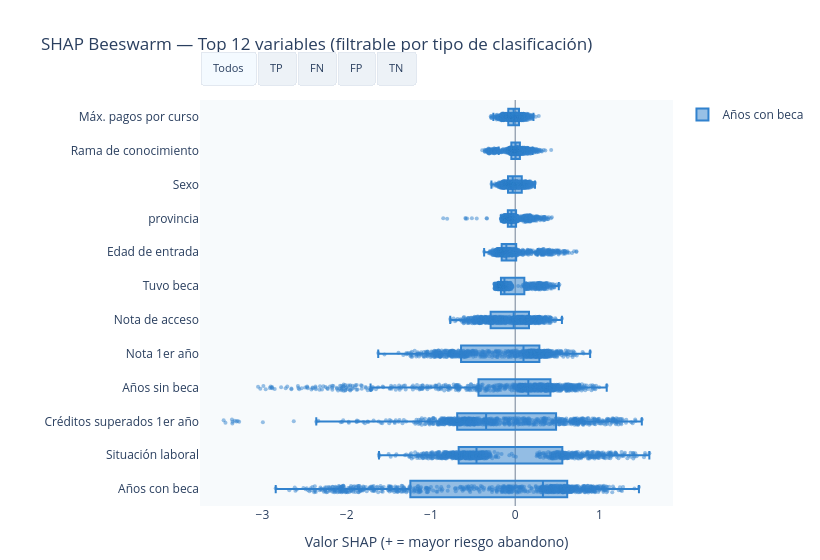

Notebook code cell kept with this figure:
### Code cell
# 5. GRÁFICO 2 — BEESWARM FILTRABLE POR TIPO DE CLASIFICACIÓN
# Cada punto = un alumno. Eje X = valor SHAP. Color = valor de la feature.
# Botones para filtrar por TP / FN / FP / TN / Todos.

# Top 12 features por importancia media
imp_media = np.abs(shap_matrix).mean(axis=0)
top12_idx = np.argsort(imp_media)[::-1][:12]
top12_names = [nombre_legible(feature_names[i]) for i in top12_idx]

# Muestra de 800 obs para no saturar
np.random.seed(42)
sample_idx = np.random.choice(len(X_test), min(800, len(X_test)), replace=False)

traces = []
tipos_orden = ['Todos', 'TP', 'FN', 'FP', 'TN']
colores_tipo = {'TP':'#27ae60','FN':'#e74c3c','FP':'#e67e22','TN':'#95a5a6','Todos':'#3182ce'}

for tipo in tipos_orden:
    if tipo == 'Todos':
        mask = np.ones(len(sample_idx), dtype=bool)
    else:
        mask = tipo_cls[sample_idx] == tipo

    si = sample_idx[mask]
    for j, fi in enumerate(top12_idx):
        fname = nombre_legible(feature_names[fi])
        sv = shap_matrix[si, fi]
        fv = X_test.iloc[si, fi].values
        traces.append(go.Box(
            x=sv, name=fname,
            orientation='h',
            marker=dict(color=colores_tipo[tipo], opacity=0.5, size=4),
            boxpoints='all', jitter=0.4, pointpos=0,
            visible=(tipo == 'Todos'),
            legendgroup=tipo,
            showlegend=(j==0),
            hovertemplate=f'<b>{fname}</b><br>SHAP: %{{x:.4f}}<extra>{tipo}</extra>',
        ))

n_feat = len(top12_idx)
n_tipos = len(tipos_orden)

# Botones para filtrar por tipo
buttons = []
for ti, tipo in enumerate(tipos_orden):
    vis = [False] * (n_feat * n_tipos)
    for j in range(n_feat):
        vis[ti * n_feat + j] = True
    buttons.append(dict(
        label=tipo, method='update',
        args=[{'visible': vis},
              {'title': f'SHAP Beeswarm — {tipo} ({(tipo_cls==tipo).sum() if tipo!="Todos" else len(tipo_cls)} alumnos)'}]
    ))

fig_bee = go.Figure(data=traces)
fig_bee.update_layout(
    title='SHAP Beeswarm — Top 12 variables (filtrable por tipo de clasificación)',
    xaxis=dict(title='Valor SHAP (+ = mayor riesgo abandono)', zeroline=True,
               zerolinecolor='#718096', zerolinewidth=1),
    height=560, width=820,
    plot_bgcolor='#f7fafc', paper_bgcolor='white',
    updatemenus=[dict(
        type='buttons', direction='right',
        x=0.0, y=1.12, xanchor='left',
        buttons=buttons,
        bgcolor='#edf2f7', bordercolor='#e2e8f0',
        font=dict(size=11),
    )],
    margin=dict(l=200, r=40, t=100, b=40),
)
fig_bee.show()
print('Beeswarm filtrable generado.')

### Figure 1 — Plotly figure (JSON) as saved in the notebook; plotly's stock layout.template omitted (floating-point values rounded to 4 significant figures; data arrays with more than 128 entries replaced by an {"elided": "..."} marker saying what was removed)
{"data": [{"boxpoints": "all", "hovertemplate": "<b>Años con beca</b><br>SHAP: %{x:.4f}<extra>Todos</extra>", "jitter": 0.4, "legendgroup": "Todos", "marker": {"color": "#3182ce", "opacity": 0.5, "size": 4}, "name": "Años con beca", "orientation": "h", "pointpos": 0, "showlegend": true, "type": "box", "visible": true, "x": {"elided": "800 float values"}}, {"boxpoints": "all", "hovertemplate": "<b>Situación laboral</b><br>SHAP: %{x:.4f}<extra>Todos</extra>", "jitter": 0.4, "legendgroup": "Todos", "marker": {"color": "#3182ce", "opacity": 0.5, "size": 4}, "name": "Situación laboral", "orientation": "h", "pointpos": 0, "showlegend": false, "type": "box", "visible": true, "x": {"elided": "800 float values"}}, {"boxpoints": "all", "hovertemplate": "<b>Créditos superados 1er año</b><br>SHAP: %{x:.4f}<extra>Todos</extra>", "jitter": 0.4, "legendgroup": "Todos", "marker": {"color": "#3182ce", "opacity": 0.5, "size": 4}, "name": "Créditos superados 1er año", "orientation": "h", "pointpos": 0, "showlegend": false, "type": "box", "visible": true, "x": {"elided": "800 float values"}}, {"boxpoints": "all", "hovertemplate": "<b>Años sin beca</b><br>SHAP: %{x:.4f}<extra>Todos</extra>", "jitter": 0.4, "legendgroup": "Todos", "marker": {"color": "#3182ce", "opacity": 0.5, "size": 4}, "name": "Años sin beca", "orientation": "h", "pointpos": 0, "showlegend": false, "type": "box", "visible": true, "x": {"elided": "800 float values"}}, {"boxpoints": "all", "hovertemplate": "<b>Nota 1er año</b><br>SHAP: %{x:.4f}<extra>Todos</extra>", "jitter": 0.4, "legendgroup": "Todos", "marker": {"color": "#3182ce", "opacity": 0.5, "size": 4}, "name": "Nota 1er año", "orientation": "h", "pointpos": 0, "showlegend": false, "type": "box", "visible": true, "x": {"elided": "800 float values"}}, {"boxpoints": "all", "hovertemplate": "<b>Nota de acceso</b><br>SHAP: %{x:.4f}<extra>Todos</extra>", "jitter": 0.4, "legendgroup": "Todos", "marker": {"color": "#3182ce", "opacity": 0.5, "size": 4}, "name": "Nota de acceso", "orientation": "h", "pointpos": 0, "showlegend": false, "type": "box", "visible": true, "x": {"elided": "800 float values"}}, {"boxpoints": "all", "hovertemplate": "<b>Tuvo beca</b><br>SHAP: %{x:.4f}<extra>Todos</extra>", "jitter": 0.4, "legendgroup": "Todos", "marker": {"color": "#3182ce", "opacity": 0.5, "size": 4}, "name": "Tuvo beca", "orientation": "h", "pointpos": 0, "showlegend": false, "type": "box", "visible": true, "x": {"elided": "800 float values"}}, {"boxpoints": "all", "hovertemplate": "<b>Edad de entrada</b><br>SHAP: %{x:.4f}<extra>Todos</extra>", "jitter": 0.4, "legendgroup": "Todos", "marker": {"color": "#3182ce", "opacity": 0.5, "size": 4}, "name": "Edad de entrada", "orientation": "h", "pointpos": 0, "showlegend": false, "type": "box", "visible": true, "x": {"elided": "800 float values"}}, {"boxpoints": "all", "hovertemplate": "<b>provincia</b><br>SHAP: %{x:.4f}<extra>Todos</extra>", "jitter": 0.4, "legendgroup": "Todos", "marker": {"color": "#3182ce", "opacity": 0.5, "size": 4}, "name": "provincia", "orientation": "h", "pointpos": 0, "showlegend": false, "type": "box", "visible": true, "x": {"elided": "800 float values"}}, {"boxpoints": "all", "hovertemplate": "<b>Sexo</b><br>SHAP: %{x:.4f}<extra>Todos</extra>", "jitter": 0.4, "legendgroup": "Todos", "marker": {"color": "#3182ce", "opacity": 0.5, "size": 4}, "name": "Sexo", "orientation": "h", "pointpos": 0, "showlegend": false, "type": "box", "visible": true, "x": {"elided": "800 float values"}}, {"boxpoints": "all", "hovertemplate": "<b>Rama de conocimiento</b><br>SHAP: %{x:.4f}<extra>Todos</extra>", "jitter": 0.4, "legendgroup": "Todos", "marker": {"color": "#3182ce", "opacity": 0.5, "size": 4}, "name": "Rama de conocimiento", "orientation": "h", "pointpos": 0, "showlegend": false, "type": "box", "visible": true, "x": {"elided": "800 float values"}}, {"boxpoints": "all", "hovertemplate": "<b>Máx. pagos por curso</b><br>SHAP: %{x:.4f}<extra>Todos</extra>", "jitter": 0.4, "legendgroup": "Todos", "marker": {"color": "#3182ce", "opacity": 0.5, "size": 4}, "name": "Máx. pagos por curso", "orientation": "h", "pointpos": 0, "showlegend": false, "type": "box", "visible": true, "x": {"elided": "800 float values"}}, {"boxpoints": "all", "hovertemplate": "<b>Años con beca</b><br>SHAP: %{x:.4f}<extra>TP</extra>", "jitter": 0.4, "legendgroup": "TP", "marker": {"color": "#27ae60", "opacity": 0.5, "size": 4}, "name": "Años con beca", "orientation": "h", "pointpos": 0, "showlegend": true, "type": "box", "visible": false, "x": {"elided": "181 float values"}}, {"boxpoints": "all", "hovertemplate": "<b>Situación laboral</b><br>SHAP: %{x:.4f}<extra>TP</extra>", "jitter": 0.4, "legendgroup": "TP", "marker": {"color": "#27ae60", "opacity": 0.5, "size": 4}, "name": "Situación laboral", "orientation": "h", "pointpos": 0, "showlegend": false, "type": "box", "visible": false, "x": {"elided": "181 float values"}}, {"boxpoints": "all", "hovertemplate": "<b>Créditos superados 1er año</b><br>SHAP: %{x:.4f}<extra>TP</extra>", "jitter": 0.4, "legendgroup": "TP", "marker": {"color": "#27ae60", "opacity": 0.5, "size": 4}, "name": "Créditos superados 1er año", "orientation": "h", "pointpos": 0, "showlegend": false, "type": "box", "visible": false, "x": {"elided": "181 float values"}}, {"boxpoints": "all", "hovertemplate": "<b>Años sin beca</b><br>SHAP: %{x:.4f}<extra>TP</extra>", "jitter": 0.4, "legendgroup": "TP", "marker": {"color": "#27ae60", "opacity": 0.5, "size": 4}, "name": "Años sin beca", "orientation": "h", "pointpos": 0, "showlegend": false, "type": "box", "visible": false, "x": {"elided": "181 float values"}}, {"boxpoints": "all", "hovertemplate": "<b>Nota 1er año</b><br>SHAP: %{x:.4f}<extra>TP</extra>", "jitter": 0.4, "legendgroup": "TP", "marker": {"color": "#27ae60", "opacity": 0.5, "size": 4}, "name": "Nota 1er año", "orientation": "h", "pointpos": 0, "showlegend": false, "type": "box", "visible": false, "x": {"elided": "181 float values"}}, {"boxpoints": "all", "hovertemplate": "<b>Nota de acceso</b><br>SHAP: %{x:.4f}<extra>TP</extra>", "jitter": 0.4, "legendgroup": "TP", "marker": {"color": "#27ae60", "opacity": 0.5, "size": 4}, "name": "Nota de acceso", "orientation": "h", "pointpos": 0, "showlegend": false, "type": "box", "visible": false, "x": {"elided": "181 float values"}}, {"boxpoints": "all", "hovertemplate": "<b>Tuvo beca</b><br>SHAP: %{x:.4f}<extra>TP</extra>", "jitter": 0.4, "legendgroup": "TP", "marker": {"color": "#27ae60", "opacity": 0.5, "size": 4}, "name": "Tuvo beca", "orientation": "h", "pointpos": 0, "showlegend": false, "type": "box", "visible": false, "x": {"elided": "181 float values"}}, {"boxpoints": "all", "hovertemplate": "<b>Edad de entrada</b><br>SHAP: %{x:.4f}<extra>TP</extra>", "jitter": 0.4, "legendgroup": "TP", "marker": {"color": "#27ae60", "opacity": 0.5, "size": 4}, "name": "Edad de entrada", "orientation": "h", "pointpos": 0, "showlegend": false, "type": "box", "visible": false, "x": {"elided": "181 float values"}}, {"boxpoints": "all", "hovertemplate": "<b>provincia</b><br>SHAP: %{x:.4f}<extra>TP</extra>", "jitter": 0.4, "legendgroup": "TP", "marker": {"color": "#27ae60", "opacity": 0.5, "size": 4}, "name": "provincia", "orientation": "h", "pointpos": 0, "showlegend": false, "type": "box", "visible": false, "x": {"elided": "181 float values"}}, {"boxpoints": "all", "hovertemplate": "<b>Sexo</b><br>SHAP: %{x:.4f}<extra>TP</extra>", "jitter": 0.4, "legendgroup": "TP", "marker": {"color": "#27ae60", "opacity": 0.5, "size": 4}, "name": "Sexo", "orientation": "h", "pointpos": 0, "showlegend": false, "type": "box", "visible": false, "x": {"elided": "181 float values"}}, {"boxpoints": "all", "hovertemplate": "<b>Rama de conocimiento</b><br>SHAP: %{x:.4f}<extra>TP</extra>", "jitter": 0.4, "legendgroup": "TP", "marker": {"color": "#27ae60", "opacity": 0.5, "size": 4}, "name": "Rama de conocimiento", "orientation": "h", "pointpos": 0, "showlegend": false, "type": "box", "visible": false, "x": {"elided": "181 float values"}}, {"boxpoints": "all", "hovertemplate": "<b>Máx. pagos por curso</b><br>SHAP: %{x:.4f}<extra>TP</extra>", "jitter": 0.4, "legendgroup": "TP", "marker": {"color": "#27ae60", "opacity": 0.5, "size": 4}, "name": "Máx. pagos por curso", "orientation": "h", "pointpos": 0, "showlegend": false, "type": "box", "visible": false, "x": {"elided": "181 float values"}}, {"boxpoints": "all", "hovertemplate": "<b>Años con beca</b><br>SHAP: %{x:.4f}<extra>FN</extra>", "jitter": 0.4, "legendgroup": "FN", "marker": {"color": "#e74c3c", "opacity": 0.5, "size": 4}, "name": "Años con beca", "orientation": "h", "pointpos": 0, "showlegend": true, "type": "box", "visible": false, "x": [0.8105, -1.191, 0.7165, 0.02538, 0.2421, 0.9069, -2.271, -1.325, -1.397, 0.05401, -2.083, 0.5846, -1.252, 0.5916, 0.6107, 0.3495, 0.4594, 0.398, 0.8467, -1.762, 0.8027, 0.3053, 0.5823, 0.1486, 0.424, 0.5598, 0.4885, -1.0, 0.3928, 0.524, 0.01483, -0.3686, -0.8014, -1.417, -0.652, 0.4308, -2.075, 0.6769, 0.4138, -0.8646, -1.328, -2.036]}, {"boxpoints": "all", "hovertemplate": "<b>Situación laboral</b><br>SHAP: %{x:.4f}<extra>FN</extra>", "jitter": 0.4, "legendgroup": "FN", "marker": {"color": "#e74c3c", "opacity": 0.5, "size": 4}, "name": "Situación laboral", "orientation": "h", "pointpos": 0, "showlegend": false, "type": "box", "visible": false, "x": [-0.8487, -0.4875, -1.085, -0.8544, 0.3343, 0.6178, -0.7139, -0.6005, -0.4496, -0.4603, 0.908, 0.6104, -0.4962, -0.7942, -0.9957, -0.5325, 0.4254, -1.111, -1.054, 1.047, -0.979, 0.4708, 0.4367, -0.6503, -0.8474, -1.134, 0.5138, -0.6999, -0.4292, -0.7401, -0.7315, 0.4517, -0.3683, -0.6959, 0.818, -0.7457, -0.7086, 0.6361, -0.4122, -0.6634, -0.4399, -0.4211]}, {"boxpoints": "all", "hovertemplate": "<b>Créditos superados 1er año</b><br>SHAP: %{x:.4f}<extra>FN</extra>", "jitter": 0.4, "legendgroup": "FN", "marker": {"color": "#e74c3c", "opacity": 0.5, "size": 4}, "name": "Créditos superados 1er año", "orientation": "h", "pointpos": 0, "showlegend": false, "type": "box", "visible": false, "x": [-0.1317, 0.03623, 0.3559, -0.2079, -0.5276, -1.185, -0.05819, -0.8237, -0.4369, -0.6422, 0.09236, -0.5526, -0.5635, -0.5279, 0.3975, 1.195, -1.802, 0.4184, -1.048, 0.5278, -0.8914, -1.062, -1.784, -0.4797, 0.8184, 0.5262, -1.09, 1.104, -0.8023, -0.1268, -0.4623, -0.8672, -0.3655, 0.4353, -0.4738, 0.3464, 0.128, -0.4948, 0.5958, 1.315, 0.09666, 0.5882]}, {"boxpoints": "all", "hovertemplate": "<b>Años sin beca</b><br>SHAP: %{x:.4f}<extra>FN</extra>", "jitter": 0.4, "legendgroup": "FN", "marker": {"color": "#e74c3c", "opacity": 0.5, "size": 4}, "name": "Años sin beca", "orientation": "h", "pointpos": 0, "showlegend": false, "type": "box", "visible": false, "x": [0.4192, -0.02853, 0.6247, 0.4532, -0.8742, -0.3262, 0.4445, 0.3007, 0.1429, -1.351, -0.009587, -3.052, 0.1842, -2.47, 0.5129, -1.371, 0.3856, 0.4321, -0.4093, 0.5823, -0.1929, -0.1899, -0.663, 0.4388, -1.712, 0.4711, -0.6696, -0.01582, -1.042, -2.418, 0.4381, -0.3162, -0.04246, 0.3416, -0.4899, 0.1292, 0.2306, -0.7963, -1.958, 0.3135, 0.2322, 0.2793]}, {"boxpoints": "all", "hovertemplate": "<b>Nota 1er año</b><br>SHAP: %{x:.4f}<extra>FN</extra>", "jitter": 0.4, "legendgroup": "FN", "marker": {"color": "#e74c3c", "opacity": 0.5, "size": 4}, "name": "Nota 1er año", "orientation": "h", "pointpos": 0, "showlegend": false, "type": "box", "visible": false, "x": [-0.9371, 0.1798, -0.5704, 0.1873, -0.7558, -0.8156, 0.299, 0.2201, 0.2866, 0.1979, 0.1523, 0.09208, 0.1829, 0.06793, 0.3512, -0.05003, 0.324, 0.232, 0.1581, 0.4083, 0.3227, -1.116, 0.3008, -0.6239, 0.1017, 0.226, 0.2845, 0.1404, -0.7631, 0.466, -0.8992, -1.059, -0.4249, 0.1251, 0.4107, -0.8262, 0.1518, -1.227, 0.1662, 0.2787, 0.4198, 0.1351]}, {"boxpoints": "all", "hovertemplate": "<b>Nota de acceso</b><br>SHAP: %{x:.4f}<extra>FN</extra>", "jitter": 0.4, "legendgroup": "FN", "marker": {"color": "#e74c3c", "opacity": 0.5, "size": 4}, "name": "Nota de acceso", "orientation": "h", "pointpos": 0, "showlegend": false, "type": "box", "visible": false, "x": [-0.3632, 0.2728, -0.5624, -0.2687, 0.008467, 0.01765, 0.2138, 0.2812, -0.2874, -0.06437, 0.1771, -0.002728, -0.2448, 0.01666, -0.4857, 0.2725, 0.08546, -0.4991, 0.07412, -0.2808, 0.1222, 0.02181, 0.03372, -0.3888, -0.003153, 0.1198, -0.03558, 0.2514, 0.3095, -0.07009, -0.3217, 0.07751, -0.4039, 0.354, -0.232, -0.4719, 0.2814, 0.0872, 0.1576, -0.4902, -0.2941, 0.2566]}, {"boxpoints": "all", "hovertemplate": "<b>Tuvo beca</b><br>SHAP: %{x:.4f}<extra>FN</extra>", "jitter": 0.4, "legendgroup": "FN", "marker": {"color": "#e74c3c", "opacity": 0.5, "size": 4}, "name": "Tuvo beca", "orientation": "h", "pointpos": 0, "showlegend": false, "type": "box", "visible": false, "x": [-0.1701, -0.1066, -0.1195, -0.1082, -0.03617, 0.4631, -0.1263, -0.1208, -0.1718, -0.09849, -0.1118, 0.2001, -0.1808, 0.1146, -0.1533, -0.03717, -0.09503, -0.1138, 0.2573, -0.2001, 0.2404, -0.1563, 0.3066, -0.1707, 0.03506, 0.2745, 0.1856, -0.119, -0.1046, 0.14, -0.1695, -0.182, -0.1817, -0.1189, -0.171, -0.1604, -0.1357, 0.276, -0.06574, -0.1489, -0.1634, -0.128]}, {"boxpoints": "all", "hovertemplate": "<b>Edad de entrada</b><br>SHAP: %{x:.4f}<extra>FN</extra>", "jitter": 0.4, "legendgroup": "FN", "marker": {"color": "#e74c3c", "opacity": 0.5, "size": 4}, "name": "Edad de entrada", "orientation": "h", "pointpos": 0, "showlegend": false, "type": "box", "visible": false, "x": [-0.1607, -0.1551, -0.1054, -0.1488, 0.463, -0.2075, -0.1634, 0.01232, -0.1905, -0.2128, 0.1392, -0.2671, -0.1806, -0.2897, -0.1907, -0.1827, 0.2837, -0.1697, -0.151, -0.2132, 0.3833, 0.582, 0.5108, -0.1227, -0.276, -0.08707, 0.4812, -0.05697, -0.08905, -0.1999, -0.05491, 0.6987, -0.08725, 0.1902, -0.209, -0.04025, -0.1796, 0.4586, 0.02085, -0.1485, -0.1982, -0.05648]}, {"boxpoints": "all", "hovertemplate": "<b>provincia</b><br>SHAP: %{x:.4f}<extra>FN</extra>", "jitter": 0.4, "legendgroup": "FN", "marker": {"color": "#e74c3c", "opacity": 0.5, "size": 4}, "name": "provincia", "orientation": "h", "pointpos": 0, "showlegend": false, "type": "box", "visible": false, "x": [-0.07074, -0.05176, -0.05825, -0.02779, -0.04071, -0.01161, -0.1181, -0.1365, -0.1126, -0.06627, -0.07936, -0.05315, 0.2505, -0.04448, -0.04218, -0.0145, -0.06555, 0.1067, 0.1335, -0.09101, 0.1484, -0.04519, -0.03309, -0.1178, -0.0316, -0.8077, -0.3397, 0.1779, -0.07978, -0.02955, -0.1138, -0.05244, -0.1446, -0.06621, -0.04876, -0.03684, -0.1352, -0.002873, -0.02454, -0.07784, -0.09381, 0.005648]}, {"boxpoints": "all", "hovertemplate": "<b>Sexo</b><br>SHAP: %{x:.4f}<extra>FN</extra>", "jitter": 0.4, "legendgroup": "FN", "marker": {"color": "#e74c3c", "opacity": 0.5, "size": 4}, "name": "Sexo", "orientation": "h", "pointpos": 0, "showlegend": false, "type": "box", "visible": false, "x": [-0.05947, -0.04082, 0.07878, 0.16, -0.05469, -0.04103, -0.08058, 0.1257, -0.04463, 0.09256, 0.1614, 0.1432, -0.1001, -0.09816, -0.1322, -0.1351, 0.09512, -0.1291, -0.03645, -0.09933, -0.021, 0.01227, -0.07244, 0.06861, 0.1649, -0.03184, 0.09832, -0.08182, -0.05084, 0.1169, -0.1361, 0.05064, 0.003888, 0.126, -0.1481, -0.1481, -0.08798, -0.02171, 0.2071, -0.09258, -0.1245, -0.03389]}, {"boxpoints": "all", "hovertemplate": "<b>Rama de conocimiento</b><br>SHAP: %{x:.4f}<extra>FN</extra>", "jitter": 0.4, "legendgroup": "FN", "marker": {"color": "#e74c3c", "opacity": 0.5, "size": 4}, "name": "Rama de conocimiento", "orientation": "h", "pointpos": 0, "showlegend": false, "type": "box", "visible": false, "x": [0.09065, 0.04393, -0.003214, 0.02832, 0.01841, -0.1519, 0.01497, 0.07684, -0.06128, -0.04161, 0.1984, 0.09761, 0.1982, 0.1437, 0.02268, 0.0669, 0.1561, 0.006392, 0.0338, 0.003773, -0.04332, 0.1014, 0.006485, 0.2484, -0.1154, 0.009993, -0.03516, -0.00684, 0.01618, 0.01168, 0.008261, 0.2253, 0.2553, 0.1378, -0.01882, 0.08462, 0.02373, 0.02687, 0.009733, -0.009799, 0.1231, 0.03142]}, {"boxpoints": "all", "hovertemplate": "<b>Máx. pagos por curso</b><br>SHAP: %{x:.4f}<extra>FN</extra>", "jitter": 0.4, "legendgroup": "FN", "marker": {"color": "#e74c3c", "opacity": 0.5, "size": 4}, "name": "Máx. pagos por curso", "orientation": "h", "pointpos": 0, "showlegend": false, "type": "box", "visible": false, "x": [0.1401, -0.02131, 0.02635, 0.07351, 0.131, -0.03374, 0.04339, 0.08573, -0.1487, -0.1104, 0.09001, -0.1259, -0.227, -0.08128, -0.09785, 0.0609, 0.1511, -0.1815, -0.07917, -0.05982, 0.001682, 0.1439, -0.199, 0.06122, -0.06048, -0.005581, -0.04628, -0.03004, -0.06806, -0.0467, 0.01518, 0.1937, 0.01643, -0.1352, 0.1001, -0.1139, 0.09384, -0.06518, 0.07967, -0.06479, -0.08375, 0.1362]}, {"boxpoints": "all", "hovertemplate": "<b>Años con beca</b><br>SHAP: %{x:.4f}<extra>FP</extra>", "jitter": 0.4, "legendgroup": "FP", "marker": {"color": "#e67e22", "opacity": 0.5, "size": 4}, "name": "Años con beca", "orientation": "h", "pointpos": 0, "showlegend": true, "type": "box", "visible": false, "x": [0.6042, -0.177, 0.08095, 0.6645, -0.09669, -2.427, 0.8216, 0.5487, 0.2444, 0.5678, 0.5713, -1.185, 0.8681, 0.6647, 0.8846, 0.8384, -1.859, 0.7183, 0.03625, -2.367, -0.07241, 0.5447, 0.5735, 0.4671, 0.6051, -0.07917, 0.6611, 0.5895, 0.7091, 1.086, 0.3993, 0.5544, -1.15, 0.8238, -0.4093, -2.514, -0.2117, 0.4894, 0.2184, 0.5016, -1.492, 0.9868, 0.5702, 0.5719, -0.05036, 0.5654, 0.7746, 0.6556, 0.4782, 0.7072, 0.5936, 0.5834, 0.8789, 0.5069, 0.5215]}, {"boxpoints": "all", "hovertemplate": "<b>Situación laboral</b><br>SHAP: %{x:.4f}<extra>FP</extra>", "jitter": 0.4, "legendgroup": "FP", "marker": {"color": "#e67e22", "opacity": 0.5, "size": 4}, "name": "Situación laboral", "orientation": "h", "pointpos": 0, "showlegend": false, "type": "box", "visible": false, "x": [0.669, -0.7366, -0.6994, -0.5694, -0.3002, 1.069, -0.9681, -1.04, -0.7478, -1.031, -0.7342, -0.5098, -0.4528, 0.5046, -0.4576, -0.8588, -0.5916, -0.814, -0.7179, 0.9427, -0.5092, -0.9444, 0.5367, -0.7167, -1.042, -0.644, -0.9761, -0.7417, 0.5796, -0.732, 0.538, -0.9759, -0.5089, -0.7278, 0.857, 0.985, -0.5734, -0.8194, 0.4451, -0.9349, 0.7917, -0.5104, -0.8969, -0.8388, -0.6808, 0.4193, -0.6986, -0.8992, -1.006, 0.4871, -0.9287, -1.188, 0.4397, -1.005, -0.9969]}, {"boxpoints": "all", "hovertemplate": "<b>Créditos superados 1er año</b><br>SHAP: %{x:.4f}<extra>FP</extra>", "jitter": 0.4, "legendgroup": "FP", "marker": {"color": "#e67e22", "opacity": 0.5, "size": 4}, "name": "Créditos superados 1er año", "orientation": "h", "pointpos": 0, "showlegend": false, "type": "box", "visible": false, "x": [-0.7615, 0.6237, 0.1018, 0.7913, 0.7477, 1.2, 0.3312, 0.7101, 0.9471, 0.6782, 0.3621, 0.7805, 0.252, -1.681, -0.2414, 0.6609, 0.9435, 0.5653, 0.05282, 1.165, -0.4328, 0.45, 0.7281, 0.7445, 0.8512, 0.7661, 0.6537, 0.7333, -1.977, -0.4936, -1.131, 0.6688, 0.7778, 0.03742, 0.8093, 0.7991, 0.247, 0.446, -0.6192, 0.2674, 0.07329, -1.109, 0.5247, 1.145, -0.3646, -1.882, -0.2165, 0.802, 0.5343, -1.975, 0.5902, 0.883, -1.882, 0.5861, 0.2974]}, {"boxpoints": "all", "hovertemplate": "<b>Años sin beca</b><br>SHAP: %{x:.4f}<extra>FP</extra>", "jitter": 0.4, "legendgroup": "FP", "marker": {"color": "#e67e22", "opacity": 0.5, "size": 4}, "name": "Años sin beca", "orientation": "h", "pointpos": 0, "showlegend": false, "type": "box", "visible": false, "x": [0.684, 0.6012, 0.5031, 0.3873, -0.2418, 0.3538, -0.6753, 0.2992, 0.4033, 0.4446, 0.2791, 0.3071, 0.7468, -0.6728, 0.6084, 0.5745, 0.2542, 0.3743, 0.5446, 0.3753, 0.4917, 0.2793, -2.17, 0.3094, 0.2815, 0.5305, 0.3793, 0.3196, 0.5902, 0.7051, 0.4673, 0.3784, 0.309, 0.6067, 0.5397, 0.406, 0.6268, 0.24, -1.1, 0.2001, 0.529, 0.617, 0.3494, 0.2433, 0.5478, -0.5369, 0.685, 0.5037, 0.2115, -0.1288, 0.3758, 0.355, 0.6458, 0.2214, 0.2421]}, {"boxpoints": "all", "hovertemplate": "<b>Nota 1er año</b><br>SHAP: %{x:.4f}<extra>FP</extra>", "jitter": 0.4, "legendgroup": "FP", "marker": {"color": "#e67e22", "opacity": 0.5, "size": 4}, "name": "Nota 1er año", "orientation": "h", "pointpos": 0, "showlegend": false, "type": "box", "visible": false, "x": [-0.02245, 0.4508, 0.1345, -0.731, 0.3077, 0.1863, 0.4335, 0.3254, 0.609, 0.2238, 0.4524, 0.1869, 0.4302, 0.3754, 0.2627, -0.2129, 0.2999, 0.2334, 0.1837, -0.04781, 0.1927, 0.2813, -0.07931, -1.175, 0.2718, 0.3276, 0.3103, 0.6892, 0.2392, 0.5506, 0.3904, 0.1788, 0.3553, 0.009424, 0.4809, 0.1575, 0.3698, 0.3662, 0.2158, 0.3511, 0.1895, 0.1246, -0.2625, 0.3061, 0.2562, 0.6817, 0.2105, 0.2104, 0.4415, 0.2848, 0.23, 0.2956, 0.3251, 0.7022, 0.474]}, {"boxpoints": "all", "hovertemplate": "<b>Nota de acceso</b><br>SHAP: %{x:.4f}<extra>FP</extra>", "jitter": 0.4, "legendgroup": "FP", "marker": {"color": "#e67e22", "opacity": 0.5, "size": 4}, "name": "Nota de acceso", "orientation": "h", "pointpos": 0, "showlegend": false, "type": "box", "visible": false, "x": [-0.01289, 0.2939, 0.07877, 0.3329, -0.05877, -0.09488, 0.1782, 0.2682, -0.4193, 0.2537, -0.5527, 0.1143, 0.2632, 0.05564, 0.2702, 0.4818, 0.2453, 0.3605, 0.2852, -0.00727, 0.3516, 0.3206, 0.06721, 0.4073, -0.04311, -0.1466, 0.2387, 0.29, 0.1275, 0.08202, -0.2412, 0.4366, 0.1313, -0.4553, 0.1531, -0.08114, 0.3804, -0.459, 0.03322, -0.4181, 0.2049, 0.09595, 0.3529, -0.2795, 0.3845, -0.03531, -0.2181, 0.1856, -0.567, 0.03067, 0.2713, 0.3474, -0.008452, -0.3188, -0.4148]}, {"boxpoints": "all", "hovertemplate": "<b>Tuvo beca</b><br>SHAP: %{x:.4f}<extra>FP</extra>", "jitter": 0.4, "legendgroup": "FP", "marker": {"color": "#e67e22", "opacity": 0.5, "size": 4}, "name": "Tuvo beca", "orientation": "h", "pointpos": 0, "showlegend": false, "type": "box", "visible": false, "x": [-0.1647, -0.1141, -0.1329, -0.04621, -0.115, -0.09889, 0.3196, -0.03254, -0.09437, 0.1781, -0.1561, -0.0445, -0.08729, 0.3438, -0.1222, 0.2831, -0.06325, -0.1271, -0.127, -0.1155, -0.1489, -0.1382, 0.1393, -0.1151, 0.1262, -0.09151, -0.08738, -0.06707, -0.1541, 0.3806, -0.1512, -0.1074, -0.06466, -0.1834, -0.07264, -0.1082, -0.112, -0.1757, -0.08568, -0.1209, -0.1315, -0.1326, -0.1144, -0.1301, -0.1133, 0.2525, -0.1774, 0.1085, -0.1498, 0.316, -0.05631, -0.1004, 0.4183, -0.09764, -0.1231]}, {"boxpoints": "all", "hovertemplate": "<b>Edad de entrada</b><br>SHAP: %{x:.4f}<extra>FP</extra>", "jitter": 0.4, "legendgroup": "FP", "marker": {"color": "#e67e22", "opacity": 0.5, "size": 4}, "name": "Edad de entrada", "orientation": "h", "pointpos": 0, "showlegend": false, "type": "box", "visible": false, "x": [-0.006851, -0.1713, -0.1293, -0.09314, -0.163, -0.0778, -0.1895, -0.07331, -0.1148, -0.0247, -0.1406, 0.2664, -0.06141, 0.5893, -0.09544, 0.2572, 0.4038, -0.1478, -0.1897, -0.02832, -0.06275, -0.07393, 0.4205, -0.04698, -0.03588, -0.1239, -0.03633, 0.4407, -0.02486, 0.3517, 0.2748, -0.08332, -0.1021, -0.01731, 0.04138, -0.1033, 0.146, 0.4288, 0.5655, 0.09947, 0.4317, 0.04046, -0.1809, -0.1895, 0.1584, 0.4426, -0.182, -0.04266, -0.1273, 0.4394, -0.1594, -0.03474, 0.4257, -0.1106, -0.07185]}, {"boxpoints": "all", "hovertemplate": "<b>provincia</b><br>SHAP: %{x:.4f}<extra>FP</extra>", "jitter": 0.4, "legendgroup": "FP", "marker": {"color": "#e67e22", "opacity": 0.5, "size": 4}, "name": "provincia", "orientation": "h", "pointpos": 0, "showlegend": false, "type": "box", "visible": false, "x": [0.1051, -0.005078, -0.06605, 0.009117, -0.03382, -0.06925, -0.03055, 0.07577, -0.03761, 0.00379, -0.04251, 0.1937, 0.1274, -0.02921, -0.06059, 0.003904, 0.2716, 4.746e-05, -0.02637, -0.1101, 0.2021, -0.01968, 0.01252, 0.01444, 0.01099, -0.05454, -0.0141, -0.08033, 0.1034, -0.01888, -0.06198, -0.03456, 0.336, 0.1509, 0.1636, -0.07803, 0.1854, -0.0466, -0.07346, -0.04948, -0.0812, -0.05144, -0.02757, -0.01628, -0.0828, -0.03206, 0.1726, -0.01507, -0.04807, -0.03678, 0.01536, -0.06096, -0.03065, 0.1457, -0.02218]}, {"boxpoints": "all", "hovertemplate": "<b>Sexo</b><br>SHAP: %{x:.4f}<extra>FP</extra>", "jitter": 0.4, "legendgroup": "FP", "marker": {"color": "#e67e22", "opacity": 0.5, "size": 4}, "name": "Sexo", "orientation": "h", "pointpos": 0, "showlegend": false, "type": "box", "visible": false, "x": [-0.1834, -0.1282, 0.09886, 0.1795, -0.1527, 0.1539, 0.1664, 0.1787, 0.1482, -0.06836, -0.0936, 0.05949, -0.07927, 0.04223, -0.04556, -0.01572, 0.03083, 0.08018, -0.05202, 0.1446, -0.0204, -0.1913, -0.01705, -0.09079, 0.01566, 0.1474, 0.08699, 0.152, -0.1513, 0.01352, 0.02803, 0.05334, 0.1448, -0.05325, -0.2159, 0.1319, -0.05533, -0.1323, -0.1024, 0.1649, -0.1249, 0.0417, 0.05108, -0.1875, -0.08279, -0.06802, 0.1303, -0.05116, -0.1024, 0.005721, 0.1333, 0.1014, 0.02561, 0.1346, 0.1396]}, {"boxpoints": "all", "hovertemplate": "<b>Rama de conocimiento</b><br>SHAP: %{x:.4f}<extra>FP</extra>", "jitter": 0.4, "legendgroup": "FP", "marker": {"color": "#e67e22", "opacity": 0.5, "size": 4}, "name": "Rama de conocimiento", "orientation": "h", "pointpos": 0, "showlegend": false, "type": "box", "visible": false, "x": [-0.04788, 0.05204, 0.1424, 0.2089, 0.04291, 0.2567, 0.05521, -0.03088, 0.03979, 0.01839, 0.0495, 0.1226, 0.04697, 0.03403, 0.06883, 0.02671, 0.007537, -0.02104, 0.05758, -0.03868, 0.03879, 0.04731, 0.07119, -0.02245, 0.01643, 0.09163, 0.009624, -0.00923, 0.02774, 0.0587, 0.00929, -0.005333, 0.002407, -0.1989, 0.0214, 0.2676, 0.03128, -0.005686, 0.04498, 0.1486, 0.01326, -0.04026, -0.04213, -0.279, 0.04481, 0.09672, 0.08007, -0.04437, 0.02757, 0.0894, -0.06282, 0.06442, 0.03997, -0.03159, -0.01427]}, {"boxpoints": "all", "hovertemplate": "<b>Máx. pagos por curso</b><br>SHAP: %{x:.4f}<extra>FP</extra>", "jitter": 0.4, "legendgroup": "FP", "marker": {"color": "#e67e22", "opacity": 0.5, "size": 4}, "name": "Máx. pagos por curso", "orientation": "h", "pointpos": 0, "showlegend": false, "type": "box", "visible": false, "x": [0.07395, -0.05497, -0.114, -0.006811, -0.03565, 0.02179, -0.0002844, 0.01679, 0.1106, 0.01806, -0.07514, 0.05378, 0.07075, -0.1779, 0.03785, -0.04094, 0.08238, -0.1261, -0.02655, 0.07383, -0.06252, 0.01889, -0.04659, 0.01137, -0.09621, 0.1113, 0.0925, -0.01865, -0.008284, -0.08692, 0.07962, -0.06422, 0.1224, -0.02319, -0.0222, 0.06742, 0.06776, -0.001438, 0.1951, -0.05388, 0.07007, -0.01995, 8.37e-05, 0.01315, -0.002886, 0.1872, -0.08943, -0.04944, 0.1278, -0.08369, -0.0775, -0.03466, -0.1622, -0.005276, -0.0929]}, {"boxpoints": "all", "hovertemplate": "<b>Años con beca</b><br>SHAP: %{x:.4f}<extra>TN</extra>", "jitter": 0.4, "legendgroup": "TN", "marker": {"color": "#95a5a6", "opacity": 0.5, "size": 4}, "name": "Años con beca", "orientation": "h", "pointpos": 0, "showlegend": true, "type": "box", "visible": false, "x": {"elided": "522 float values"}}, {"boxpoints": "all", "hovertemplate": "<b>Situación laboral</b><br>SHAP: %{x:.4f}<extra>TN</extra>", "jitter": 0.4, "legendgroup": "TN", "marker": {"color": "#95a5a6", "opacity": 0.5, "size": 4}, "name": "Situación laboral", "orientation": "h", "pointpos": 0, "showlegend": false, "type": "box", "visible": false, "x": {"elided": "522 float values"}}, {"boxpoints": "all", "hovertemplate": "<b>Créditos superados 1er año</b><br>SHAP: %{x:.4f}<extra>TN</extra>", "jitter": 0.4, "legendgroup": "TN", "marker": {"color": "#95a5a6", "opacity": 0.5, "size": 4}, "name": "Créditos superados 1er año", "orientation": "h", "pointpos": 0, "showlegend": false, "type": "box", "visible": false, "x": {"elided": "522 float values"}}, {"boxpoints": "all", "hovertemplate": "<b>Años sin beca</b><br>SHAP: %{x:.4f}<extra>TN</extra>", "jitter": 0.4, "legendgroup": "TN", "marker": {"color": "#95a5a6", "opacity": 0.5, "size": 4}, "name": "Años sin beca", "orientation": "h", "pointpos": 0, "showlegend": false, "type": "box", "visible": false, "x": {"elided": "522 float values"}}, {"boxpoints": "all", "hovertemplate": "<b>Nota 1er año</b><br>SHAP: %{x:.4f}<extra>TN</extra>", "jitter": 0.4, "legendgroup": "TN", "marker": {"color": "#95a5a6", "opacity": 0.5, "size": 4}, "name": "Nota 1er año", "orientation": "h", "pointpos": 0, "showlegend": false, "type": "box", "visible": false, "x": {"elided": "522 float values"}}, {"boxpoints": "all", "hovertemplate": "<b>Nota de acceso</b><br>SHAP: %{x:.4f}<extra>TN</extra>", "jitter": 0.4, "legendgroup": "TN", "marker": {"color": "#95a5a6", "opacity": 0.5, "size": 4}, "name": "Nota de acceso", "orientation": "h", "pointpos": 0, "showlegend": false, "type": "box", "visible": false, "x": {"elided": "522 float values"}}, {"boxpoints": "all", "hovertemplate": "<b>Tuvo beca</b><br>SHAP: %{x:.4f}<extra>TN</extra>", "jitter": 0.4, "legendgroup": "TN", "marker": {"color": "#95a5a6", "opacity": 0.5, "size": 4}, "name": "Tuvo beca", "orientation": "h", "pointpos": 0, "showlegend": false, "type": "box", "visible": false, "x": {"elided": "522 float values"}}, {"boxpoints": "all", "hovertemplate": "<b>Edad de entrada</b><br>SHAP: %{x:.4f}<extra>TN</extra>", "jitter": 0.4, "legendgroup": "TN", "marker": {"color": "#95a5a6", "opacity": 0.5, "size": 4}, "name": "Edad de entrada", "orientation": "h", "pointpos": 0, "showlegend": false, "type": "box", "visible": false, "x": {"elided": "522 float values"}}, {"boxpoints": "all", "hovertemplate": "<b>provincia</b><br>SHAP: %{x:.4f}<extra>TN</extra>", "jitter": 0.4, "legendgroup": "TN", "marker": {"color": "#95a5a6", "opacity": 0.5, "size": 4}, "name": "provincia", "orientation": "h", "pointpos": 0, "showlegend": false, "type": "box", "visible": false, "x": {"elided": "522 float values"}}, {"boxpoints": "all", "hovertemplate": "<b>Sexo</b><br>SHAP: %{x:.4f}<extra>TN</extra>", "jitter": 0.4, "legendgroup": "TN", "marker": {"color": "#95a5a6", "opacity": 0.5, "size": 4}, "name": "Sexo", "orientation": "h", "pointpos": 0, "showlegend": false, "type": "box", "visible": false, "x": {"elided": "522 float values"}}, {"boxpoints": "all", "hovertemplate": "<b>Rama de conocimiento</b><br>SHAP: %{x:.4f}<extra>TN</extra>", "jitter": 0.4, "legendgroup": "TN", "marker": {"color": "#95a5a6", "opacity": 0.5, "size": 4}, "name": "Rama de conocimiento", "orientation": "h", "pointpos": 0, "showlegend": false, "type": "box", "visible": false, "x": {"elided": "522 float values"}}, {"boxpoints": "all", "hovertemplate": "<b>Máx. pagos por curso</b><br>SHAP: %{x:.4f}<extra>TN</extra>", "jitter": 0.4, "legendgroup": "TN", "marker": {"color": "#95a5a6", "opacity": 0.5, "size": 4}, "name": "Máx. pagos por curso", "orientation": "h", "pointpos": 0, "showlegend": false, "type": "box", "visible": false, "x": {"elided": "522 float values"}}], "layout": {"height": 560, "margin": {"b": 40, "l": 200, "r": 40, "t": 100}, "paper_bgcolor": "white", "plot_bgcolor": "#f7fafc", "title": {"text": "SHAP Beeswarm — Top 12 variables (filtrable por tipo de clasificación)"}, "updatemenus": [{"bgcolor": "#edf2f7", "bordercolor": "#e2e8f0", "buttons": [{"args": [{"visible": [true, true, true, true, true, true, true, true, true, true, true, true, false, false, false, false, false, false, false, false, false, false, false, false, false, false, false, false, false, false, false, false, false, false, false, false, false, false, false, false, false, false, false, false, false, false, false, false, false, false, false, false, false, false, false, false, false, false, false, false]}, {"title": "SHAP Beeswarm — Todos (6725 alumnos)"}], "label": "Todos", "method": "update"}, {"args": [{"visible": [false, false, false, false, false, false, false, false, false, false, false, false, true, true, true, true, true, true, true, true, true, true, true, true, false, false, false, false, false, false, false, false, false, false, false, false, false, false, false, false, false, false, false, false, false, false, false, false, false, false, false, false, false, false, false, false, false, false, false, false]}, {"title": "SHAP Beeswarm — TP (1592 alumnos)"}], "label": "TP", "method": "update"}, {"args": [{"visible": [false, false, false, false, false, false, false, false, false, false, false, false, false, false, false, false, false, false, false, false, false, false, false, false, true, true, true, true, true, true, true, true, true, true, true, true, false, false, false, false, false, false, false, false, false, false, false, false, false, false, false, false, false, false, false, false, false, false, false, false]}, {"title": "SHAP Beeswarm — FN (375 alumnos)"}], "label": "FN", "method": "update"}, {"args": [{"visible": [false, false, false, false, false, false, false, false, false, false, false, false, false, false, false, false, false, false, false, false, false, false, false, false, false, false, false, false, false, false, false, false, false, false, false, false, true, true, true, true, true, true, true, true, true, true, true, true, false, false, false, false, false, false, false, false, false, false, false, false]}, {"title": "SHAP Beeswarm — FP (551 alumnos)"}], "label": "FP", "method": "update"}, {"args": [{"visible": [false, false, false, false, false, false, false, false, false, false, false, false, false, false, false, false, false, false, false, false, false, false, false, false, false, false, false, false, false, false, false, false, false, false, false, false, false, false, false, false, false, false, false, false, false, false, false, false, true, true, true, true, true, true, true, true, true, true, true, true]}, {"title": "SHAP Beeswarm — TN (4207 alumnos)"}], "label": "TN", "method": "update"}], "direction": "right", "font": {"size": 11}, "type": "buttons", "x": 0.0, "xanchor": "left", "y": 1.12}], "width": 820, "xaxis": {"title": {"text": "Valor SHAP (+ = mayor riesgo abandono)"}, "zeroline": true, "zerolinecolor": "#718096", "zerolinewidth": 1}}}
